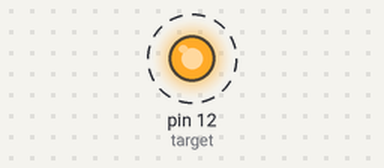
Bench run of a sketch on a simulated Arduino Uno, built with avr-gcc and run on an emulated ATmega328P. Shown: output pins drawn as LEDs (lit = HIGH). Dashed ring = blinking.

Above: at 0.12 s.
Timing chart, 0 to 3.0 s (numbered marks = the images above):
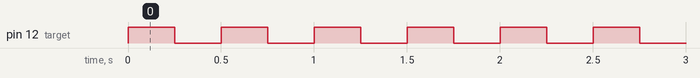

Measured:
- by itself, pin 12 (target): alternates HIGH for 0.25 s and LOW for 0.25 s

The sketch:

ups-pico.ino
```cpp
// (licence header left out)
/**\brief Pulse train pin
 *
 * This is the pin to create the pulse train on.
 */
int target = 12;

/**\brief Set up output pin.
 *
 * Declares the output pin as such.
 */
void setup() {
  pinMode(target, OUTPUT);
}

/**\brief Create pulse train.
 *
 * Our loop function is exceedingly simple, as all we have to do is create the
 * pulse train on our output pin for the PIco to think we're a legit Raspberry
 * Pi. That was easy...
 */
void loop() {
  digitalWrite(target, HIGH);
  delay(250);
  digitalWrite(target, LOW);
  delay(250);
}
```
